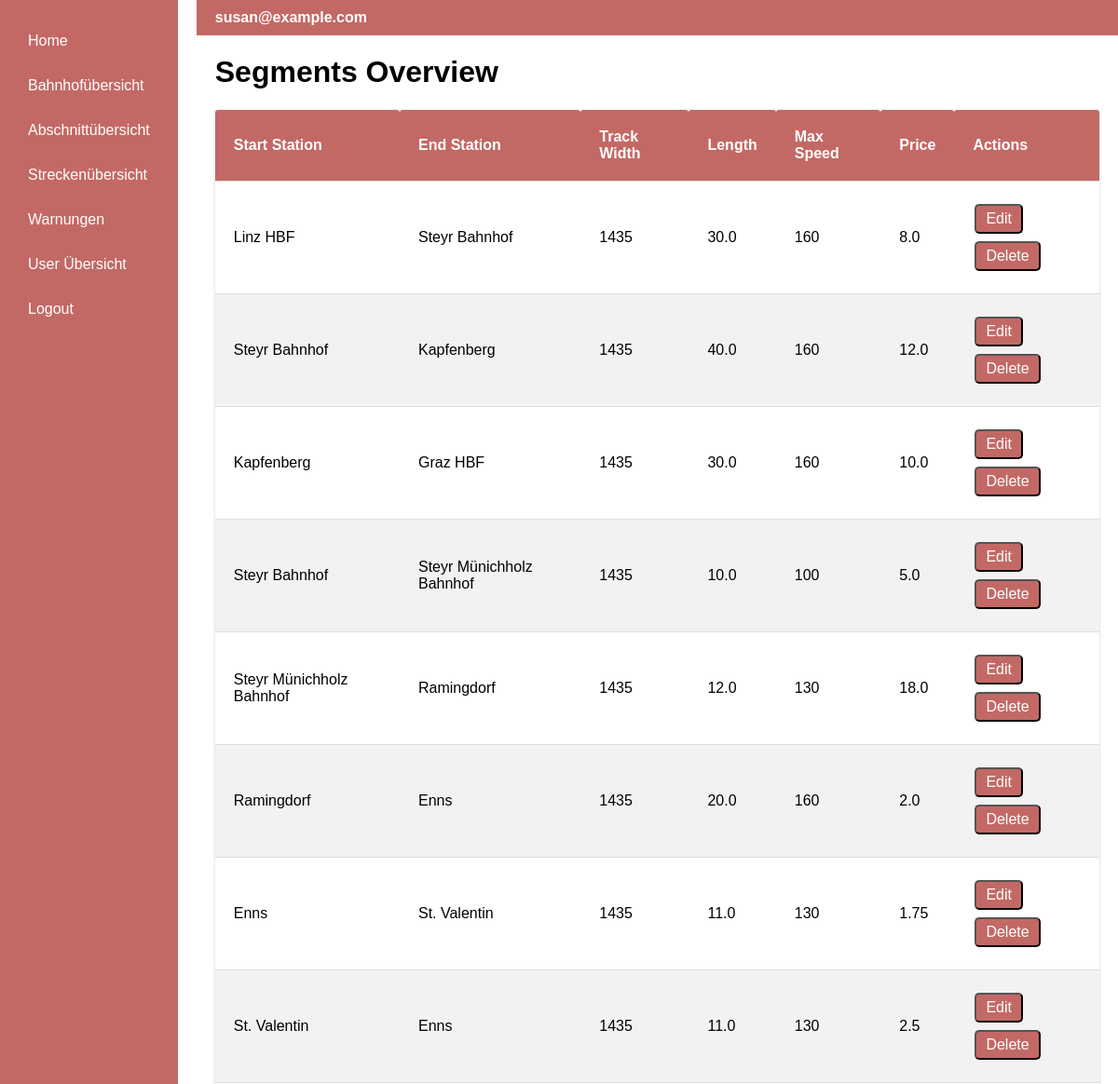
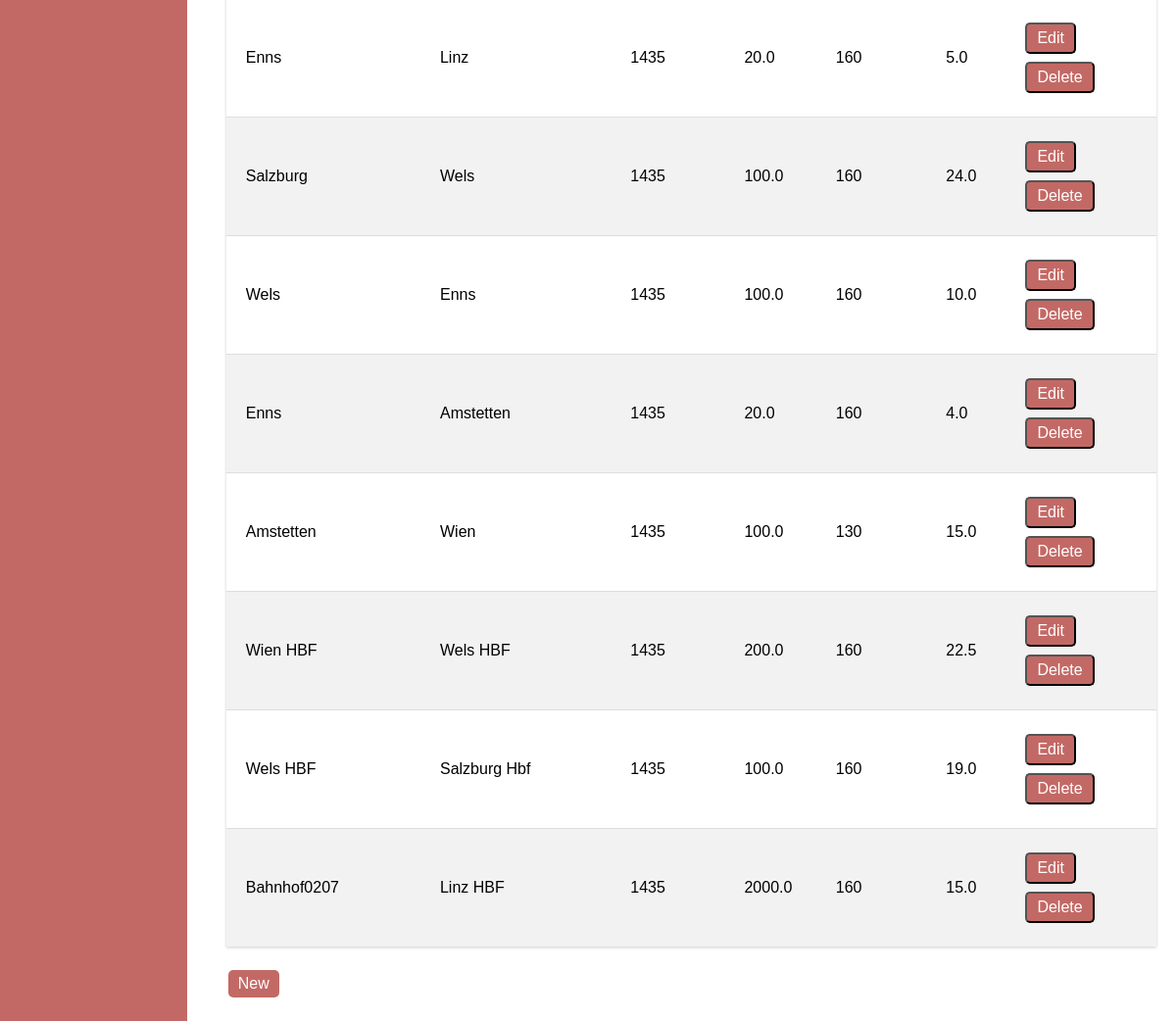
The app's page /segments (signed in) with its own data (2 pictures, top to bottom).
### app/models.py (models this page shows, shortened)
class User(UserMixin, db.Model):
    id: so.Mapped[int] = so.mapped_column(primary_key=True)
    username: so.Mapped[str] = so.mapped_column(sa.String(64), index=True,
                                                unique=True)
    email: so.Mapped[str] = so.mapped_column(sa.String(120), index=True,
                                             unique=True)
    password_hash: so.Mapped[Optional[str]] = so.mapped_column(sa.String(256))
    isAdmin = db.Column(db.Boolean, default=False)
    address_id = db.Column(db.Integer, db.ForeignKey('address.id', name='fk_user_address_id'))
    address = db.relationship('Address', backref='user', uselist=False)

class Segment(db.Model):
    id = db.Column(db.Integer, primary_key=True, autoincrement=True)
    startStation = db.Column(db.Integer, db.ForeignKey('station.id', name='fk_segment_start'))
    endStation = db.Column(db.Integer, db.ForeignKey('station.id', name='fk_segment_end'))
    trackWidth = db.Column(db.Integer)
    length = db.Column(db.Double)
    maxSpeed = db.Column(db.Integer)
    price = db.Column(db.Double)
    warnings = db.relationship("Warning")

class Station(db.Model):
    id = db.Column(db.Integer, primary_key=True, autoincrement=True)
    name = db.Column(db.String(140))
    address_id = db.Column(db.Integer, db.ForeignKey('address.id', name='fk_station_address_id'))
    address = db.relationship("Address")
    xcoord = db.Column(db.String(140))
    ycoord = db.Column(db.String(140))

### app/routes.py (the view)
@app.route('/segments')
@login_required
def segments():
    StartStation = aliased(Station)
    EndStation = aliased(Station)
    segments = db.session.query(
        Segment,
        StartStation.name.label('start_station_name'),
        EndStation.name.label('end_station_name')
    ).join(
        StartStation, Segment.startStation == StartStation.id
    ).join(
        EndStation, Segment.endStation == EndStation.id
    ).all()
    return render_template('segment.html', title='Segments', segments=segments)

### app/models.py (called while the page is built)
@login.user_loader
def load_user(id):
    return db.session.get(User, int(id))

### app/templates/segment.html
{% extends "base.html" %}
{% block content %}
    <h1>Segments Overview</h1>
    <table class="table-station" >
        <thead>
            <tr>
                <th>Start Station</th>
                <th>End Station</th>
                <th>Track Width</th>
                <th>Length</th>
                <th>Max Speed</th>
                <th>Price</th>
                {% if current_user.is_authenticated and current_user.isAdmin %}
                <th>Actions</th>
                {% endif %}
            </tr>
        </thead>
        <tbody>
            {% for segment, start_station_name, end_station_name in segments %}
                <tr>
                     <td> {{ start_station_name }}</td>
                     <td> {{ end_station_name }}</td>
                    <td>{{ segment.trackWidth }}</td>
                    <td>{{ segment.length }}</td>
                    <td>{{ segment.maxSpeed }}</td>
                    <td>{{ segment.price }}</td>
                    {% if current_user.is_authenticated and current_user.isAdmin %}
                    <td>
                        <form class="button-form" action="{{ url_for('segmentEdit', segment_id=segment.id) }}" method="post">
                            <input type="submit" value="Edit" class="edit-button">
                        </form>
                    <form class="button-form" action="{{ url_for('segmentDelete', segment_id=segment.id) }}" method="post">
                            <input type="submit" value="Delete" class="edit-button">
                        </form>
                    </td>
                    {% endif %}
                </tr>
            {% endfor %}
        </tbody>
    </table>
    {% if current_user.is_authenticated and current_user.isAdmin %}
    <a class="create_button" href="{{ url_for('segmentNew') }}">New</a>
    {% endif %}
{% endblock %}

### app/templates/base.html (shortened to what this page needs)
<!DOCTYPE html>
<html lang="en">
<head>
</head>
<body>
<div class="container">
    <div class="sidebar">
        <a href="{{ url_for('index') }}">Home</a>
        {% if current_user.is_anonymous %}
            <a href="{{ url_for('login') }}">Login</a>
        {% else %}
            <a href="{{ url_for('trainstation') }}">Bahnhofübersicht</a>
            <a href="{{ url_for('segments') }}">Abschnittübersicht</a>
            <a href="{{ url_for('routes_overview') }}">Streckenübersicht</a>
            <a href="{{ url_for('warnings') }}">Warnungen</a>
            {% if current_user.is_authenticated and current_user.isAdmin %}
                <a href="{{ url_for('user') }}">User Übersicht</a>
            {% endif %}
            <a href="{{ url_for('logout') }}">Logout</a>
        {% endif %}
    </div>
    <div class="content">
        <div class="topbar">
            <span class="email">{{ current_user.email if not current_user.is_anonymous else 'Guest' }}</span>
        </div>
        {% block content %}{% endblock %}
    </div>
</div>
</body>
</html>

### app/templates/base.html (style rules this page uses)
body, html { margin: 0; padding: 0; font-family: Arial, sans-serif; width: 100%; height: 100%; overflow-x: hidden; overflow-y: auto; }
.container { display: flex; height: 100vh; width: 100%; }
.sidebar { background-color: rgb(195, 105, 101); color: white; width: 200px; padding: 20px; display: flex; flex-direction: column; box-sizing: border-box; }
.sidebar a { text-decoration: none; color: white; padding: 10px; margin: 5px 0; display: block; }
.content { flex-grow: 1; padding: 0 20px 20px 40px; overflow: auto }
.topbar { background-color: rgb(195, 105, 101); color: white; padding: 10px 20px; display: flex; align-items: center; justify-content: space-between; width: calc(100% + 40px); margin: 0 -20px 0 -20px; box-sizing: border-box; }
.email { font-weight: bold; padding-right: 20px; }
.table-station { overflow-y: hidden; width: 100%; border-collapse: separate; border-spacing: 0; margin: 20px 0; box-shadow: 0 1px 3px rgba(0, 0, 0, 0.2); }
.table-station th, .table-station td { padding: 20px; text-align: left; border-bottom: 1px solid #ddd; }
.table-station th { background-color: rgb(195, 105, 101); color: white; border-radius: 3px 3px 0 0; }
.table-station tr:last-child td { border-bottom: none; }
.table-station tr:nth-child(even) { background-color: #f2f2f2; }
.edit-button { background-color: rgb(195, 105, 101); color: white; padding: 5px 10px; text-align: center; text-decoration: none; display: inline-block; font-size: 16px; margin: 4px 2px; cursor: pointer; border-radius: 5px; }
.create_button { background-color: rgb(195, 105, 101); color: white; padding: 5px 10px; text-align: center; text-decoration: none; display: inline-block; font-size: 16px; margin: 4px 2px; cursor: pointer; border-radius: 5px; }
.button-form { display: inline-block; }

### records on screen
User: email "susan@example.com"
Segment: name "Linz HBF", name "Steyr Bahnhof", trackWidth "1435", length "30.0", maxSpeed "160", price "8.0"
Segment: name "Steyr Bahnhof", name "Kapfenberg", trackWidth "1435", length "40.0", maxSpeed "160", price "12.0"
Segment: name "Kapfenberg", name "Graz HBF", trackWidth "1435", length "30.0", maxSpeed "160", price "10.0"
Segment: name "Steyr Bahnhof", name "Steyr Münichholz Bahnhof", trackWidth "1435", length "10.0", maxSpeed "100", price "5.0"
Segment: name "Steyr Münichholz Bahnhof", name "Ramingdorf", trackWidth "1435", length "12.0", maxSpeed "130", price "18.0"
Segment: name "Ramingdorf", name "Enns", trackWidth "1435", length "20.0", maxSpeed "160", price "2.0"
Segment: name "Enns", name "St. Valentin", trackWidth "1435", length "11.0", maxSpeed "130", price "1.75"
Segment: name "St. Valentin", name "Enns", trackWidth "1435", length "11.0", maxSpeed "130", price "2.5"
Segment: name "Enns", name "Linz", trackWidth "1435", length "20.0", maxSpeed "160", price "5.0"
Segment: name "Salzburg", name "Wels", trackWidth "1435", length "100.0", maxSpeed "160", price "24.0"
Segment: name "Wels", name "Enns", trackWidth "1435", length "100.0", maxSpeed "160", price "10.0"
Segment: name "Enns", name "Amstetten", trackWidth "1435", length "20.0", maxSpeed "160", price "4.0"
Segment: name "Amstetten", name "Wien", trackWidth "1435", length "100.0", maxSpeed "130", price "15.0"
Segment: name "Wien HBF", name "Wels HBF", trackWidth "1435", length "200.0", maxSpeed "160", price "22.5"
Segment: name "Wels HBF", name "Salzburg Hbf", trackWidth "1435", length "100.0", maxSpeed "160", price "19.0"
Segment: name "Bahnhof0207", name "Linz HBF", trackWidth "1435", length "2000.0", maxSpeed "160", price "15.0"
